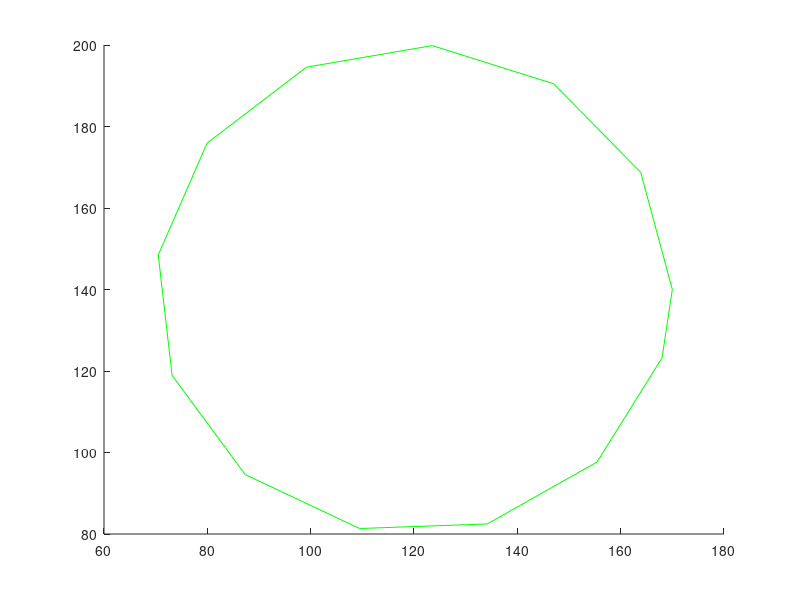

This figure's MATLAB source: (Note: this script raises an error after producing the figure.)
global KEY_IS_PRESSED
KEY_IS_PRESSED = 0;
global CLICK_X
CLICK_X = 0;
global CLICK_Y
CLICK_Y = 0;

x = 120+50*cos(0:0.5:2*pi)';
y = 140+60*sin(0:0.5:2*pi)';
hold on, plot([x;x(1)],[y;y(1)],'g');

%v = VideoWriter('closed_kink1.avi');
%open(v);
%frame = getframe(gcf);
%writeVideo(v,frame);

alpha = 0.15;
beta = 0.1;
gamma = 0.1;
iterations = 250;

N = length(x);
A = a_matrix(N, alpha, beta, 'closed');

P = inv(A+ gamma .* eye(N));

fx = 300;
fy = 300;
[M,I] = min((x - fx) .^ 2 + (y - fy) .^ 2);
x(I) = fx;
y(I) = fy;

plot1 = plot([x;x(1)],[y;y(1)],'b');

%set(plot1,'HitTest','off')
%set(gca,'ButtonDownFcn',@myKeyPressFcn)
%set(plot1,'ButtonDownFcn','disp(''axis callback'')')


%frame = getframe(gcf);
%writeVideo(v,frame);

for ii = 1:iterations
  [x,y] = plot_next(x,y,P,gamma,0,0);
  if 0
    KEY_IS_PRESSED
    mx = CLICK_X;
    my = CLICK_Y;
    %[M,I] = min((x - mx) .^ 2 + (y - my) .^ 2);
    I = 1
    x(I) = mx;
    y(I) = my;
    KEY_IS_PRESSED = 0;
  end
  pause(1);
  plot1.XData = [x;x(1)];
  plot1.YData = [y;y(1)];
  %frame = getframe(gcf);
  %writeVideo(v,frame);
end

%close(v);

function myKeyPressFcn(hObject, event)
  CLICK_X = event.IntersectionPoint(1);
  CLICK_Y = event.IntersectionPoint(2);
  KEY_IS_PRESSED = 1;
end
